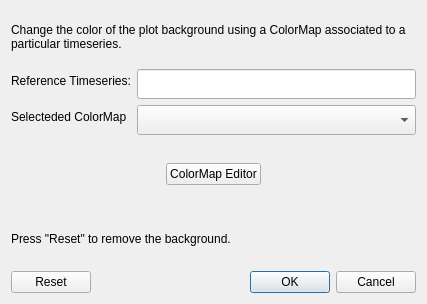
<?xml version="1.0" encoding="UTF-8"?>
<ui version="4.0">
 <class>colormap_selector</class>
 <widget class="QDialog" name="colormap_selector">
  <property name="geometry">
   <rect>
    <x>0</x>
    <y>0</y>
    <width>427</width>
    <height>304</height>
   </rect>
  </property>
  <property name="windowTitle">
   <string>Background Color</string>
  </property>
  <layout class="QVBoxLayout" name="verticalLayout">
   <item>
    <widget class="QLabel" name="label_3">
     <property name="text">
      <string>Change the color of the plot background using a ColorMap associated to a particular timeseries.</string>
     </property>
     <property name="wordWrap">
      <bool>true</bool>
     </property>
    </widget>
   </item>
   <item>
    <layout class="QFormLayout" name="formLayout">
     <item row="0" column="0">
      <widget class="QLabel" name="label">
       <property name="text">
        <string>Reference Timeseries:</string>
       </property>
      </widget>
     </item>
     <item row="0" column="1">
      <widget class="QLineEdit" name="lineSeries">
       <property name="minimumSize">
        <size>
         <width>0</width>
         <height>30</height>
        </size>
       </property>
       <property name="readOnly">
        <bool>true</bool>
       </property>
      </widget>
     </item>
     <item row="1" column="0">
      <widget class="QLabel" name="label_2">
       <property name="text">
        <string>Selecteded ColorMap</string>
       </property>
      </widget>
     </item>
     <item row="1" column="1">
      <widget class="QComboBox" name="comboBox">
       <property name="minimumSize">
        <size>
         <width>0</width>
         <height>30</height>
        </size>
       </property>
      </widget>
     </item>
    </layout>
   </item>
   <item>
    <layout class="QHBoxLayout" name="horizontalLayout">
     <property name="topMargin">
      <number>22</number>
     </property>
     <property name="rightMargin">
      <number>0</number>
     </property>
     <property name="bottomMargin">
      <number>22</number>
     </property>
     <item>
      <spacer name="horizontalSpacer">
       <property name="orientation">
        <enum>Qt::Horizontal</enum>
       </property>
       <property name="sizeHint" stdset="0">
        <size>
         <width>40</width>
         <height>20</height>
        </size>
       </property>
      </spacer>
     </item>
     <item>
      <widget class="QPushButton" name="buttonEditor">
       <property name="text">
        <string>ColorMap Editor</string>
       </property>
      </widget>
     </item>
     <item>
      <spacer name="horizontalSpacer_2">
       <property name="orientation">
        <enum>Qt::Horizontal</enum>
       </property>
       <property name="sizeHint" stdset="0">
        <size>
         <width>40</width>
         <height>20</height>
        </size>
       </property>
      </spacer>
     </item>
    </layout>
   </item>
   <item>
    <widget class="QLabel" name="label_4">
     <property name="text">
      <string>Press &quot;Reset&quot; to remove the background.</string>
     </property>
    </widget>
   </item>
   <item>
    <widget class="QDialogButtonBox" name="buttonBox">
     <property name="orientation">
      <enum>Qt::Horizontal</enum>
     </property>
     <property name="standardButtons">
      <set>QDialogButtonBox::Cancel|QDialogButtonBox::Ok|QDialogButtonBox::Reset</set>
     </property>
    </widget>
   </item>
  </layout>
 </widget>
 <resources/>
 <connections>
  <connection>
   <sender>buttonBox</sender>
   <signal>accepted()</signal>
   <receiver>colormap_selector</receiver>
   <slot>accept()</slot>
   <hints>
    <hint type="sourcelabel">
     <x>248</x>
     <y>254</y>
    </hint>
    <hint type="destinationlabel">
     <x>157</x>
     <y>274</y>
    </hint>
   </hints>
  </connection>
  <connection>
   <sender>buttonBox</sender>
   <signal>rejected()</signal>
   <receiver>colormap_selector</receiver>
   <slot>reject()</slot>
   <hints>
    <hint type="sourcelabel">
     <x>316</x>
     <y>260</y>
    </hint>
    <hint type="destinationlabel">
     <x>286</x>
     <y>274</y>
    </hint>
   </hints>
  </connection>
 </connections>
</ui>
